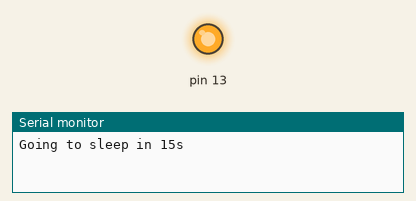
Simulated run of this sketch. Board: Arduino Uno, built with avr-gcc and run on an emulated ATmega328P. On the bench: output pins drawn as LEDs (lit = HIGH), the last lines printed to the serial monitor. Sleep ends after the set time or at an interrupt. At 15.0 s the program stops and its outputs stay as they are.

Above: at 0.1 s.
At 15.1 s:
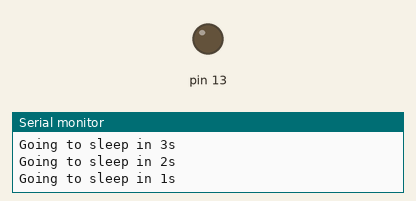
Timing chart, 0 to 16.5 s (numbered marks = the images above):
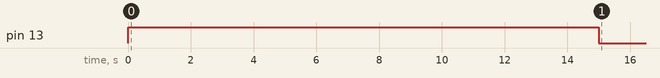

Measured:
- by itself, pin 13: LOW → HIGH at 0.00 s, → LOW 15.0 s later

The sketch:

testSleep.ino
```cpp
#include <avr/sleep.h>

#define ROT_A      0
#define ROT_B      1
#define ROT_PUSH   7

byte wakeUpPin = ROT_A;

void setup() {
  pinMode(13, OUTPUT);
  pinMode(wakeUpPin, INPUT_PULLUP);

  Serial.begin(9600);

  attachInterrupt (digitalPinToInterrupt(wakeUpPin), empty, CHANGE);
}

void empty() {};

void loop() {
  digitalWrite(13, HIGH);
  for (byte i = 15; i != 0; i--) {
    Serial.print("Going to sleep in ");
    Serial.print(i);
    Serial.println("s");
    delay(1000);
  }
  digitalWrite(13, LOW);
  sleepNow();
  Serial.println("Awake");
}


void sleepNow () {
  set_sleep_mode (SLEEP_MODE_PWR_DOWN);
  cli();
  sleep_enable();
  sei();
  sleep_cpu();
  sleep_disable();


  // turn off brown-out enable in software
  /*
    MCUCR = bit (BODS) | bit (BODSE);
    MCUCR = bit (BODS);

    uint8_t analogStatus = ADCSRA & (1 << ADEN);
    ADCSRA &= ~(1 << ADEN); //Disable ADC: allows to win 80µA

    sleep_mode ();            // here the device is put to sleep
  */


}
```
